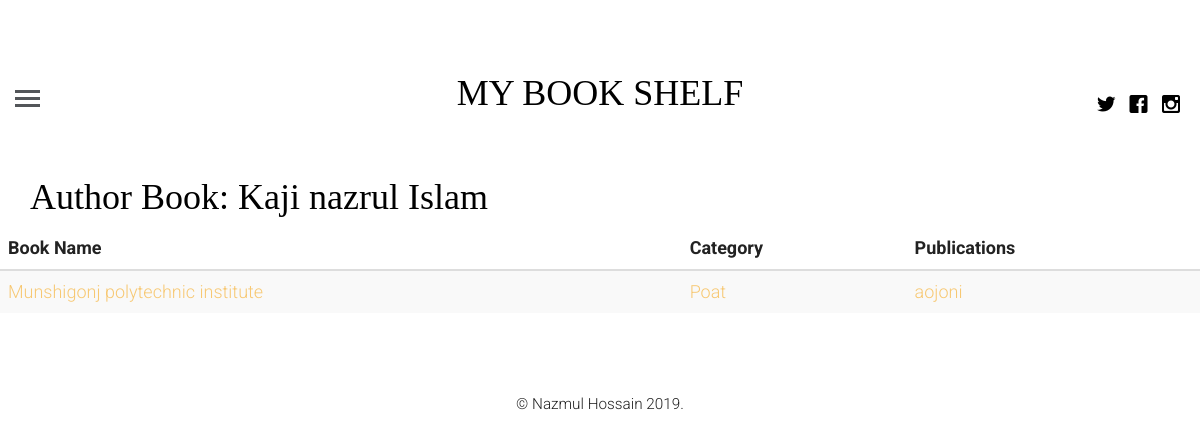
Page /book/author/Kaji nazrul Islam on the earlier database version.
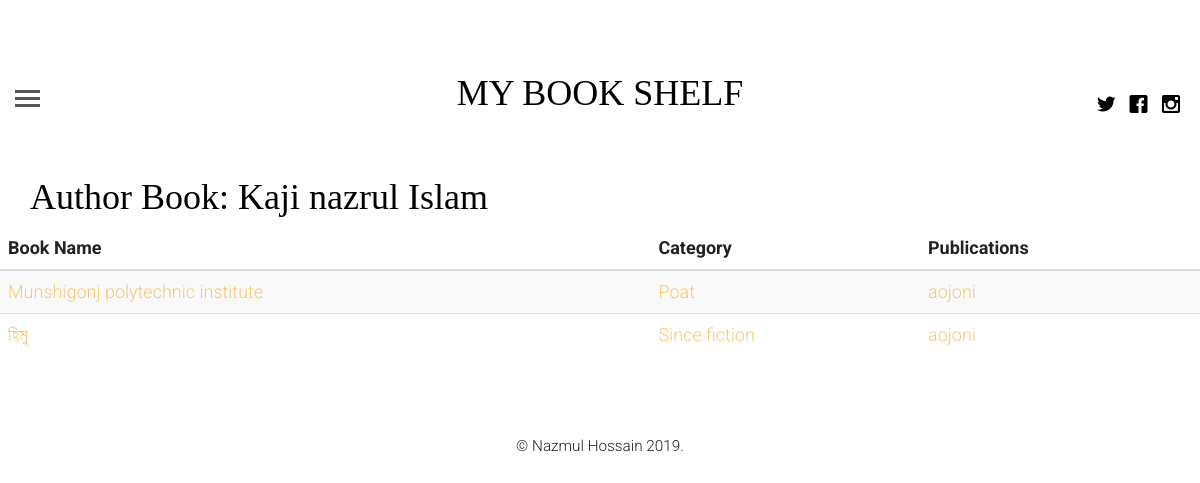
Same page on the later database version.
### book_shelf/models.py (models this page shows, shortened)
class NeedToRead(models.Model):
    name = models.CharField(max_length=100)
    pictur = models.ImageField()
    book_author = models.ForeignKey(BookAuthor,on_delete=models.CASCADE)
    category = models.ForeignKey(Category,on_delete=models.CASCADE)
    price = models.IntegerField()
    publisher = models.ForeignKey(Publisher,on_delete=models.CASCADE)
    target_date = models.DateField()
    status_choices = (
        ('High','High'),
        ('Medium','Medium'),
        ('Low','Low'),
        ('Done','Done')
    )
    status = models.CharField(max_length=6,choices=status_choices)
    posted_on = models.DateTimeField(auto_now=False,auto_now_add=True)
    update_on = models.DateTimeField(auto_now=True,auto_now_add=False)

class Category(models.Model):
    name = models.CharField(max_length=100)
    def __str__(self):
        return self.name

class Publisher(models.Model):
    name = models.CharField(max_length=100)
    def __str__(self):
        return self.name

### book_shelf/views.py (the view)
# urls.py: path('book/author/<book_auth>',author_book,name="author_book"),
def author_book(request,book_auth):
    auth_books = NeedToRead.objects.filter(book_author__name = book_auth)
    context = {
        "auth_books":auth_books,
        "book_autor_name":book_auth
    }
    return render(request,'book_shelf/author_book.html',context)

### template/book_shelf/author_book.html (shortened to what this page needs)
{% extends 'base.html' %}
{% block content %}
            <h1 class="container">Author Book: {{book_autor_name}}</h1>
     <table class="table table-striped">
    <thead>
        <tr>
        <th scope="col"> Book Name </th>
        <th scope="col">Category</th>
        <th scope="col">Publications</th>
        </tr>
    </thead>
    <tbody>
        {% for book in auth_books %}
        <tr>
        <td><a href="{% url 'book_details' book.id %}">{{book.name}}</a></td>
        <td> <a href="{% url 'category_book' book.category %}">{{book.category}}</a></td>
        <td> <a href="{% url 'publisar_book' book.publisher %}">{{book.publisher}}</a></td>
        </tr>
        {% endfor %}
    </tbody>
    </table>
{% endblock %}

Differences in the rows shown:
added NeedToRead: name "হিমু", category "Since fiction", publisher "aojoni"
